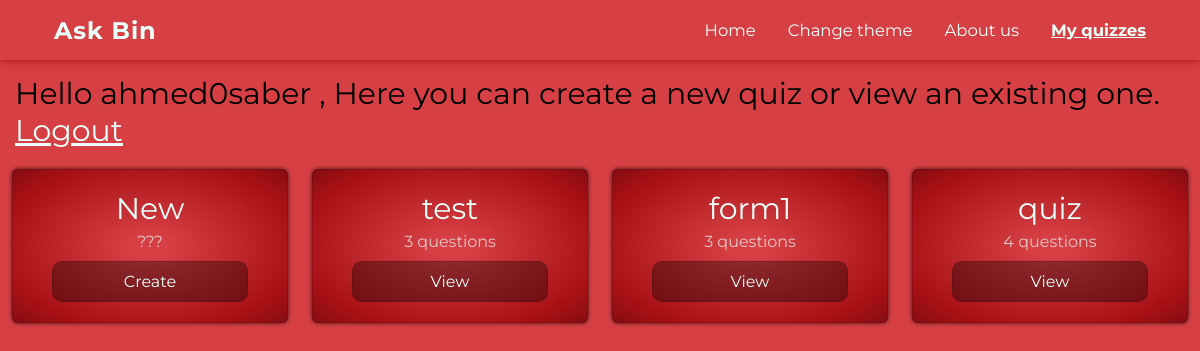
Page /myQuizzes.php (signed in) on the earlier database version.
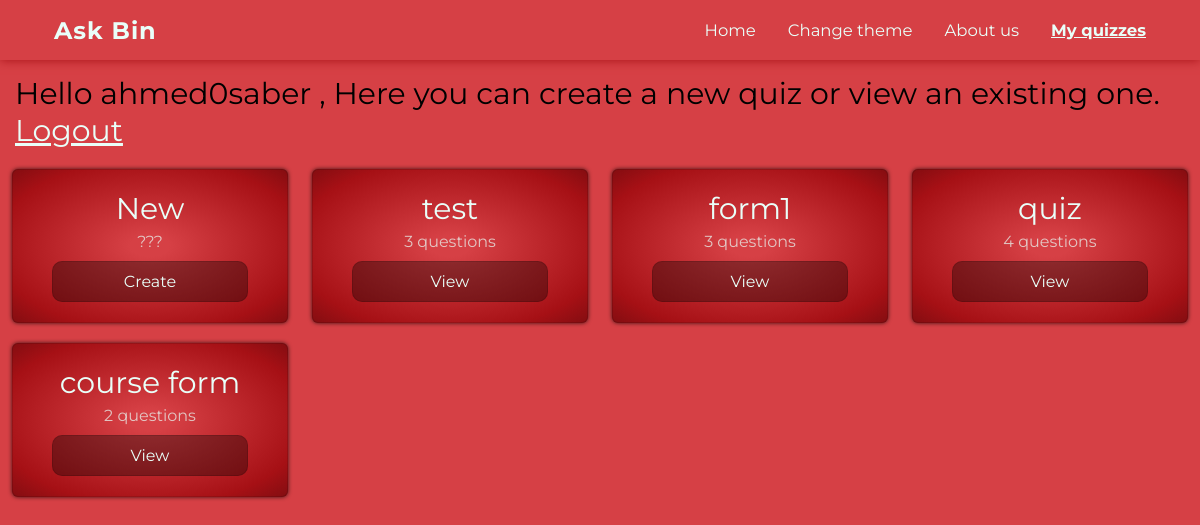
Same page on the later database version.
### tables this page shows
CREATE TABLE `forms` (
  `id` smallint(11) NOT NULL,
  `owner` varchar(255) NOT NULL,
  `formname` varchar(255) NOT NULL,
  `numberofquestions` smallint(11) NOT NULL,
  `questions` varchar(2550) NOT NULL
);

### myQuizzes.php (the view, shortened to what this page needs)
<!DOCTYPE html>
<html lang="en">
<head>
    <link rel="stylesheet" href="https://cdnjs.cloudflare.com/ajax/libs/font-awesome/5.15.1/css/all.min.css">
    <link rel="stylesheet" href="style.css">
</head>
<body>
    <header>
        <h1>Ask Bin</h1>
        <section class="menu">
            <ul class="menu-list">
                <li><a href="home.php">Home</a></li>
                <li onclick="theme()">Change theme</li>
                <li><a href="about.php">About us</a></li>
                <li class="active"><a href="login.php">My quizzes</a></li>
            </ul>
        </section>
    </header>
    <?php echo "<p class='myH'>Hello " . $_SESSION['username'] . " , Here you can create a new quiz or view an existing one. <span><a href='logout.php'>Logout</a></span></p>"; ?>
    <section class="quizCon">
        <section class="quiz" onclick="window.open('createQuiz.php','_self')">
            <p class="quizL">New</p>
            <p class="quizR">???</p>
            <a href="createQuiz.php" class="link">Create</a>
        </section>
        <?php
        $servername = "mysql:host=localhost;dbname=ask-bin";
        $username = "root";
        $password = "";
        $conn = new PDO($servername,$username,$password);
        $conn->setAttribute(PDO::ATTR_ERRMODE, PDO::ERRMODE_EXCEPTION);
        $owner = $_SESSION['username'];
        $sql = "SELECT * FROM forms WHERE owner='$owner'";
        $result = $conn->query($sql);
        if($result->rowCount() > 0){
            while($row = $result->fetch()){
                echo '<section class="quiz" onclick="window.open('."'viewQuiz.php?name=$row[formname]'".','."'_self'".')">';
                echo '<p class="quizL">'.$row['formname'].'</p>';
                echo '<p class="quizR">'.$row['numberofquestions'].' questions</p>';
                echo '<a href='."'viewQuiz.php?name=$row[formname]'".' class="link">View</a>';
                echo '</section>';
            }
        }
        ?>
    </section>
    <br>
</body>
</html>

Differences in the rows shown:
added forms: formname "course form", numberofquestions "2"
